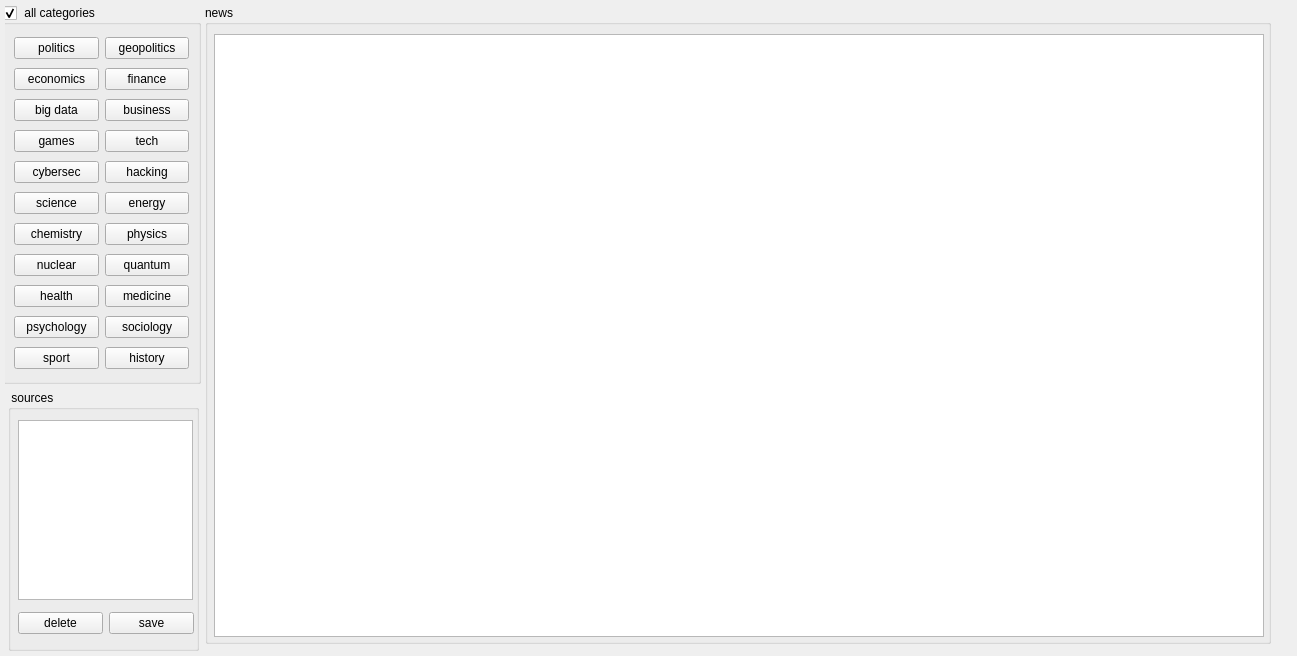
<?xml version="1.0" encoding="UTF-8"?>
<ui version="4.0">
 <class>Form</class>
 <widget class="QWidget" name="Form">
  <property name="geometry">
   <rect>
    <x>0</x>
    <y>0</y>
    <width>1297</width>
    <height>656</height>
   </rect>
  </property>
  <property name="windowTitle">
   <string>Form</string>
  </property>
  <widget class="QWidget" name="widget" native="true">
   <property name="geometry">
    <rect>
     <x>5</x>
     <y>5</y>
     <width>1291</width>
     <height>646</height>
    </rect>
   </property>
   <widget class="QGroupBox" name="groupBox_7">
    <property name="geometry">
     <rect>
      <x>3</x>
      <y>385</y>
      <width>191</width>
      <height>261</height>
     </rect>
    </property>
    <property name="title">
     <string> sources</string>
    </property>
    <widget class="QTableView" name="tableView_2">
     <property name="geometry">
      <rect>
       <x>10</x>
       <y>30</y>
       <width>175</width>
       <height>180</height>
      </rect>
     </property>
    </widget>
    <widget class="QWidget" name="">
     <property name="geometry">
      <rect>
       <x>10</x>
       <y>215</y>
       <width>176</width>
       <height>36</height>
      </rect>
     </property>
     <layout class="QHBoxLayout" name="horizontalLayout">
      <item>
       <widget class="QPushButton" name="pushButton_32">
        <property name="text">
         <string>delete</string>
        </property>
        <property name="checkable">
         <bool>true</bool>
        </property>
       </widget>
      </item>
      <item>
       <widget class="QPushButton" name="pushButton_31">
        <property name="text">
         <string>save</string>
        </property>
        <property name="checkable">
         <bool>true</bool>
        </property>
       </widget>
      </item>
     </layout>
    </widget>
   </widget>
   <widget class="QGroupBox" name="groupBox_6">
    <property name="geometry">
     <rect>
      <x>200</x>
      <y>0</y>
      <width>1066</width>
      <height>639</height>
     </rect>
    </property>
    <property name="title">
     <string>news</string>
    </property>
    <widget class="QTableView" name="tableView">
     <property name="geometry">
      <rect>
       <x>9</x>
       <y>29</y>
       <width>1050</width>
       <height>603</height>
      </rect>
     </property>
    </widget>
   </widget>
   <widget class="QGroupBox" name="groupBox_9">
    <property name="geometry">
     <rect>
      <x>-3</x>
      <y>0</y>
      <width>199</width>
      <height>379</height>
     </rect>
    </property>
    <property name="title">
     <string> all categories</string>
    </property>
    <property name="checkable">
     <bool>true</bool>
    </property>
    <layout class="QGridLayout" name="gridLayout_2">
     <item row="0" column="0">
      <widget class="QPushButton" name="pushButton_14">
       <property name="text">
        <string>politics</string>
       </property>
       <property name="checkable">
        <bool>true</bool>
       </property>
      </widget>
     </item>
     <item row="0" column="1">
      <widget class="QPushButton" name="pushButton_9">
       <property name="text">
        <string>geopolitics</string>
       </property>
       <property name="checkable">
        <bool>true</bool>
       </property>
      </widget>
     </item>
     <item row="1" column="0">
      <widget class="QPushButton" name="pushButton_12">
       <property name="text">
        <string>economics</string>
       </property>
       <property name="checkable">
        <bool>true</bool>
       </property>
      </widget>
     </item>
     <item row="1" column="1">
      <widget class="QPushButton" name="pushButton_10">
       <property name="text">
        <string>finance</string>
       </property>
       <property name="checkable">
        <bool>true</bool>
       </property>
      </widget>
     </item>
     <item row="2" column="0">
      <widget class="QPushButton" name="pushButton_16">
       <property name="text">
        <string>big data</string>
       </property>
       <property name="checkable">
        <bool>true</bool>
       </property>
      </widget>
     </item>
     <item row="2" column="1">
      <widget class="QPushButton" name="pushButton_11">
       <property name="text">
        <string>business</string>
       </property>
       <property name="checkable">
        <bool>true</bool>
       </property>
      </widget>
     </item>
     <item row="3" column="0">
      <widget class="QPushButton" name="pushButton_28">
       <property name="text">
        <string>games</string>
       </property>
       <property name="checkable">
        <bool>true</bool>
       </property>
      </widget>
     </item>
     <item row="3" column="1">
      <widget class="QPushButton" name="pushButton_13">
       <property name="text">
        <string>tech</string>
       </property>
       <property name="checkable">
        <bool>true</bool>
       </property>
      </widget>
     </item>
     <item row="4" column="0">
      <widget class="QPushButton" name="pushButton_15">
       <property name="text">
        <string>cybersec</string>
       </property>
      </widget>
     </item>
     <item row="4" column="1">
      <widget class="QPushButton" name="pushButton_25">
       <property name="text">
        <string>hacking</string>
       </property>
       <property name="checkable">
        <bool>true</bool>
       </property>
      </widget>
     </item>
     <item row="5" column="0">
      <widget class="QPushButton" name="pushButton_17">
       <property name="text">
        <string>science</string>
       </property>
       <property name="checkable">
        <bool>true</bool>
       </property>
      </widget>
     </item>
     <item row="5" column="1">
      <widget class="QPushButton" name="pushButton_18">
       <property name="text">
        <string>energy</string>
       </property>
       <property name="checkable">
        <bool>true</bool>
       </property>
      </widget>
     </item>
     <item row="6" column="0">
      <widget class="QPushButton" name="pushButton_21">
       <property name="text">
        <string>chemistry</string>
       </property>
       <property name="checkable">
        <bool>true</bool>
       </property>
      </widget>
     </item>
     <item row="6" column="1">
      <widget class="QPushButton" name="pushButton_20">
       <property name="text">
        <string>physics</string>
       </property>
       <property name="checkable">
        <bool>true</bool>
       </property>
      </widget>
     </item>
     <item row="7" column="0">
      <widget class="QPushButton" name="pushButton_27">
       <property name="text">
        <string>nuclear</string>
       </property>
       <property name="checkable">
        <bool>true</bool>
       </property>
      </widget>
     </item>
     <item row="7" column="1">
      <widget class="QPushButton" name="pushButton_19">
       <property name="text">
        <string>quantum</string>
       </property>
       <property name="checkable">
        <bool>true</bool>
       </property>
      </widget>
     </item>
     <item row="8" column="0">
      <widget class="QPushButton" name="pushButton_26">
       <property name="text">
        <string>health</string>
       </property>
       <property name="checkable">
        <bool>true</bool>
       </property>
      </widget>
     </item>
     <item row="8" column="1">
      <widget class="QPushButton" name="pushButton_22">
       <property name="text">
        <string>medicine</string>
       </property>
       <property name="checkable">
        <bool>true</bool>
       </property>
      </widget>
     </item>
     <item row="9" column="0">
      <widget class="QPushButton" name="pushButton_23">
       <property name="text">
        <string>psychology</string>
       </property>
       <property name="checkable">
        <bool>true</bool>
       </property>
      </widget>
     </item>
     <item row="9" column="1">
      <widget class="QPushButton" name="pushButton_24">
       <property name="text">
        <string>sociology</string>
       </property>
       <property name="checkable">
        <bool>true</bool>
       </property>
      </widget>
     </item>
     <item row="10" column="0">
      <widget class="QPushButton" name="pushButton_30">
       <property name="text">
        <string>sport</string>
       </property>
       <property name="checkable">
        <bool>true</bool>
       </property>
      </widget>
     </item>
     <item row="10" column="1">
      <widget class="QPushButton" name="pushButton_29">
       <property name="text">
        <string>history</string>
       </property>
       <property name="checkable">
        <bool>true</bool>
       </property>
      </widget>
     </item>
    </layout>
   </widget>
  </widget>
 </widget>
 <resources/>
 <connections/>
</ui>
